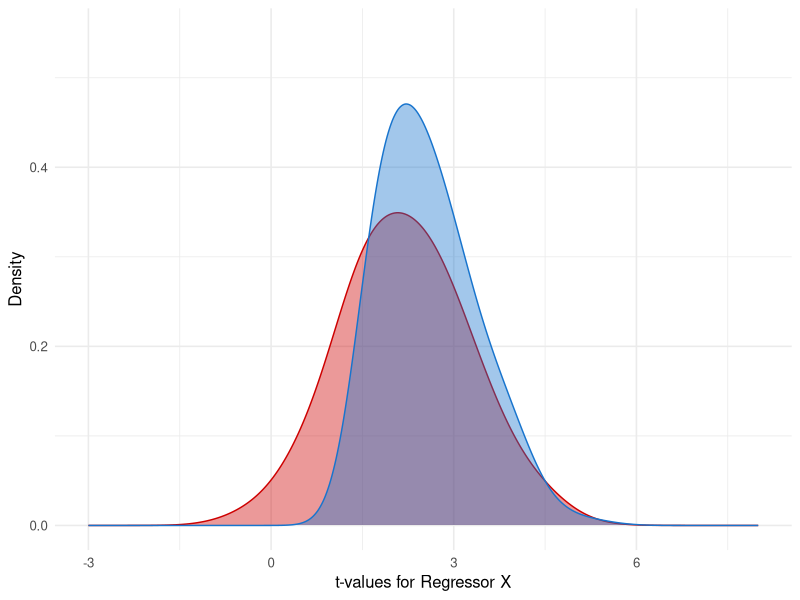
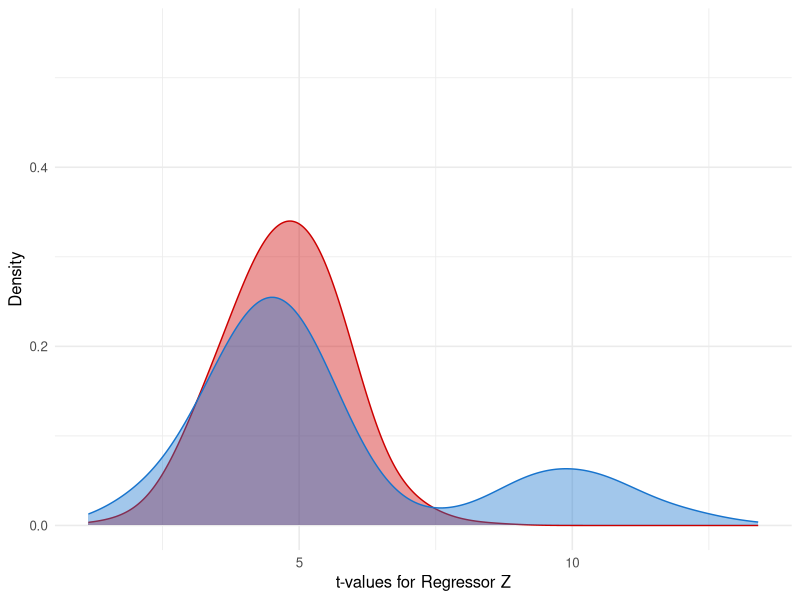
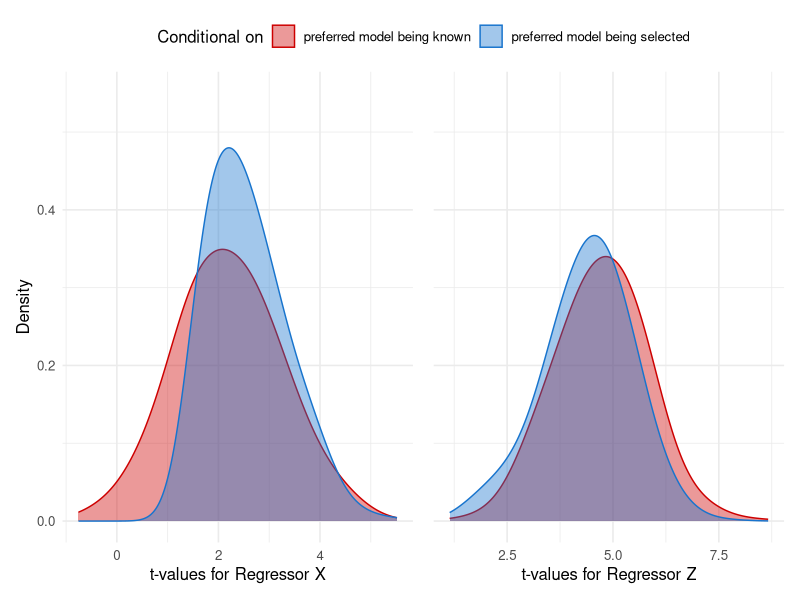

These charts were generated, in order, by the following R code:
## ---- chunk 1
library(ggplot2)
library(patchwork)
## ---- chunk 2
reps  <-  1000 
p <- 3
Sigma <- matrix(c(5,4,5,
                  4,6,5, 
                  5,5,7), p, p)
n <- 200
betas <- c(3, 0, 1, 2)
names(betas) <- c("Int", "w", "x", "z")
rsq <- NULL
coefs <- cover <- tvals <- matrix(NA, nrow = reps, ncol = 3)
colnames(coefs) <- colnames(cover) <- colnames(tvals) <- c("w", "x", "z")


for (i in seq(reps)) {
  X <-  MASS::mvrnorm(n = n, rep(0, 3) , Sigma)
  y <- as.numeric(cbind(1, X) %*% betas + rnorm(n, 0, 10))
  Xy <- as.data.frame( cbind(X, y))
  colnames(Xy) <- c(c("w", "x", "z"), "y")
  fit <- lm(y ~., data = Xy)
  sel <- step(fit, k = 2, trace = FALSE)
  s <- summary(sel)
  tval <- s$coefficients[,3][-1]
  tvals[i, names(tval)] <-  tval
  coefs[i, names(tval)] <-  coef(sel)[-1]
  rsq[i] <- s$r.squared
  cis <- confint(fit)[-1,]
  if (length(cis) < 3) {
    cover[i,names(tval)] <- ifelse(cis[1] < 1 & cis[2] > 1, 1, 0)
  } else {
    cover[i,names(tval)] <- ifelse(cis[names(tval),1] < betas[names(tval)] & cis[names(tval),2] > betas[names(tval)], 1, 0)
  }
}
# subsetting the coefficients for each chosen model
m_none <- (coefs[is.na(coefs[,"w"]) & is.na(coefs[,"x"]) & is.na(coefs[,"z"]),])
m_w <- (coefs[!is.na(coefs[,"w"]) & is.na(coefs[,"x"]) & is.na(coefs[,"z"]),])
m_x <- (coefs[is.na(coefs[,"w"]) & !is.na(coefs[,"x"]) & is.na(coefs[,"z"]),])
m_z <- (coefs[is.na(coefs[,"w"]) & is.na(coefs[,"x"]) & !is.na(coefs[,"z"]),])
m_wx <- (coefs[!is.na(coefs[,"w"]) & !is.na(coefs[,"x"]) & is.na(coefs[,"z"]),])
m_wz <- (coefs[!is.na(coefs[,"w"]) & is.na(coefs[,"x"]) & !is.na(coefs[,"z"]),])
m_xz <- (coefs[is.na(coefs[,"w"]) & !is.na(coefs[,"x"]) & !is.na(coefs[,"z"]),])
m_wxz <- (coefs[!is.na(coefs[,"w"]) & !is.na(coefs[,"x"]) & !is.na(coefs[,"z"]),])
## ---- chunk 3
models <- list("None" = m_none, "w" = m_w, "x" = m_x, 
               "z" = m_z,"wx"= m_wx,"wz"= m_wz,"xz"= m_xz,"wxz"= m_wxz)
m <- purrr::map_dfr(models, function(x) (nrow(x)/reps)*100)

## ---- chunk 4

res <- tibble::tibble(
  Predictor = c("W", "X", "Z"),
  #rsq = mean(rsq),
  Coverage = colMeans(cover, na.rm = TRUE),
  Estimate = colMeans(coefs, na.rm = TRUE),
  `t-value` = colMeans(tvals, na.rm = TRUE),
   `Inclusion (%)` = (colSums(!is.na(tvals))/reps)*100,
  Bias = colMeans((coefs - betas), na.rm = TRUE),
  MSE = colMeans((coefs - betas)^2, na.rm = TRUE)
  
)

## ---- chunk 5
knitr::kable(res, digits=3)
## ---- chunk 6

# values without model selection
rsq_pref <- NULL
coefs_pref <- cover_pref <- matrix(NA, nrow = reps, ncol = 3)
colnames(coefs_pref) <- c("w", "x", "z")
colnames(cover_pref) <- c("w", "x", "z")


for (i in seq(reps)) {
  X <-  MASS::mvrnorm(n = n, rep(0, 3) , Sigma)
  y <- as.numeric(cbind(1, X) %*% betas + rnorm(n, 0, 10))
  Xy <- as.data.frame( cbind(X, y))
  colnames(Xy) <- c(c("w", "x", "z"), "y")
  fit <- lm(y ~ x + z, data = Xy)
  s <- summary(fit)
  t_vals <- s$coefficients[,3][-1]
  coefs_pref[i, names(t_vals)] <-  t_vals
  rsq_pref[i] <- s$r.squared
}

full_model <- tibble::as_tibble(coefs_pref)
pref_selected <- tibble::as_tibble(tvals[!is.na(tvals[,"x"]  & tvals[,"z"]),])
x_included <- tibble::as_tibble(tvals[!is.na(tvals[,"x"]),])
z_included <- tibble::as_tibble(tvals[!is.na(tvals[,"z"]),])

res_df <- dplyr::bind_rows("full" = full_model, "pref" = pref_selected, 
                          "x_included" = x_included, "z_included" = z_included, .id="sim")
## ---- chunk 7

xplot <- res_df |> 
  dplyr::filter(sim %in% c("full", "x_included")) |> 
  ggplot(aes(x, fill = sim, color = sim)) +
  geom_density(adjust = 2, alpha = 0.4) +
  theme_minimal(12) +
  theme(legend.position = "top") +
  scale_y_continuous(limits = c(0, 0.55)) +
  scale_x_continuous(limits = c(-3, 8)) +
  labs(x = "t-values for Regressor X", y = "Density") +
  scale_color_manual(values = c("red3", "dodgerblue3")) +
  scale_fill_manual(values = c("red3", "dodgerblue3")) +
  guides(fill = "none", color = "none")
## ---- chunk 8
xplot
## ---- chunk 9
zplot <- res_df |> 
  dplyr::filter(sim %in% c("full", "z_included")) |> 
  ggplot(aes(z, fill = sim, color = sim)) +
  geom_density(adjust = 2, alpha = 0.4) +
  theme_minimal(12) +
  theme(legend.position = "none") +
  scale_y_continuous(limits = c(0, 0.55)) +
  labs(x = "t-values for Regressor Z", y = "Density") +
  scale_color_manual(values = c("red3", "dodgerblue3")) +
  scale_fill_manual(values = c("red3", "dodgerblue3")) +
  guides(fill="none", color = "none")
## ---- chunk 10
zplot
## ---- chunk 11


xpref_plot <- res_df |> 
  dplyr::filter(sim %in% c("full", "pref")) |> 
  ggplot(aes(x, fill = sim, color = sim)) +
  geom_density(adjust = 2, alpha = 0.4) +
  theme_minimal(12) +
  theme(legend.position = "top") +
  scale_y_continuous(limits = c(0, 0.55)) +
  labs(x = "t-values for Regressor X", y = "Density") +
  scale_color_manual(name = "Conditional on",
                      labels = c("preferred model being known", "preferred model being selected"),
                      values = c("red3", "dodgerblue3")) +
  scale_fill_manual(name = "Conditional on",
                      labels = c("preferred model being known", "preferred model being selected"),
                      values = c("red3", "dodgerblue3"))

zpref_plot <- res_df |> 
  dplyr::filter(sim %in% c("full", "pref")) |> 
  ggplot(aes(z, fill = sim, color = sim)) +
  geom_density(adjust = 2, alpha = 0.4) +
  theme_minimal(12) +
  theme(legend.position = "none",
        axis.title.y = element_blank(),
        axis.text.y = element_blank()) +
  scale_y_continuous(limits = c(0, 0.55)) +
  scale_color_manual(values = c("red3", "dodgerblue3")) +
  scale_fill_manual(values = c("red3", "dodgerblue3")) +
  labs(x = "t-values for Regressor Z") +
  guides(fill="none", color = "none")

xpref_plot + zpref_plot + plot_layout(guides = 'collect') &
  theme(legend.position='top')
